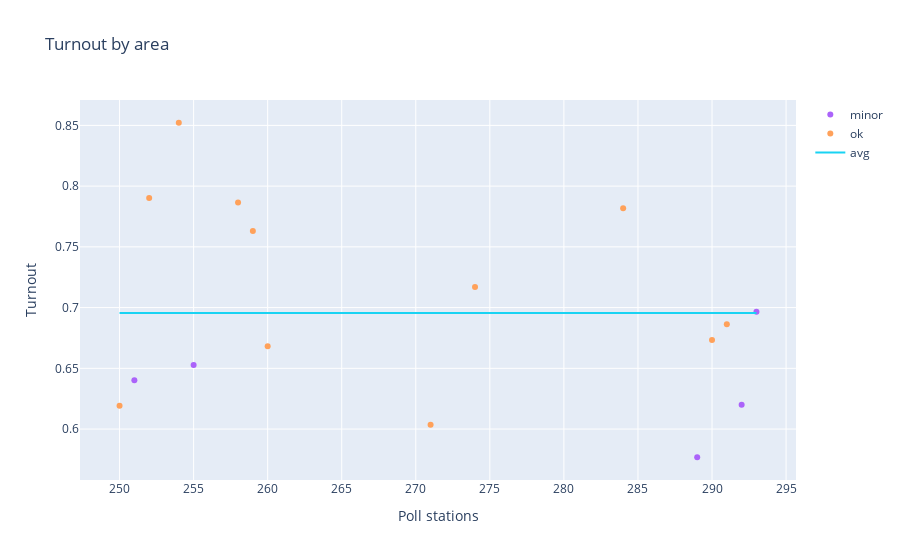

Notebook source saved alongside this figure:
### Code cell
turnout_detailed('capital', 7)

### Figure 1 — Plotly figure (JSON) as saved in the notebook; plotly's stock layout.template omitted (floating-point values rounded to 4 significant figures)
{"data": [{"mode": "markers", "name": "wrong voters", "text": [], "type": "scatter", "x": [], "y": []}, {"mode": "markers", "name": "no-observers", "text": [], "type": "scatter", "x": [], "y": []}, {"mode": "markers", "name": "major", "text": [], "type": "scatter", "x": [], "y": []}, {"mode": "markers", "name": "minor", "text": ["07-001-0010 (164) 2.911", "07-001-0060 (214) 1.832", "07-006-0037 (560) 2.127", "07-008-0070 (737) 1.914", "07-008-0079 (746) 1.773"], "type": "scatter", "x": [251, 255, 289, 292, 293], "y": [0.6402, 0.6527, 0.5768, 0.62, 0.6967]}, {"mode": "markers", "name": "ok", "text": ["07-001-0008 (162) 2.64", "07-001-0012 (166) 2.608", "07-001-0022 (176) 2.799", "07-002-0044 (294) 1.377", "07-002-0051 (301) 2.047", "07-002-0060 (310) 1.691", "07-003-0002 (326) 2.095", "07-003-0085 (409) 2.284", "07-005-0021 (507) 1.375", "07-006-0072 (595) 2.42", "07-008-0057 (724) 1.667"], "type": "scatter", "x": [250, 252, 254, 258, 259, 260, 271, 274, 284, 290, 291], "y": [0.6193, 0.7903, 0.8522, 0.7865, 0.7631, 0.6682, 0.6036, 0.717, 0.7817, 0.6734, 0.6863]}, {"mode": "lines", "name": "avg", "text": ["07-001-0008 (162)", "07-001-0010 (164)", "07-001-0012 (166)", "07-001-0022 (176)", "07-001-0060 (214)", "07-002-0044 (294)", "07-002-0051 (301)", "07-002-0060 (310)", "07-003-0002 (326)", "07-003-0085 (409)", "07-005-0021 (507)", "07-006-0037 (560)", "07-006-0072 (595)", "07-008-0057 (724)", "07-008-0070 (737)", "07-008-0079 (746)"], "type": "scatter", "x": [250, 251, 252, 254, 255, 258, 259, 260, 271, 274, 284, 289, 290, 291, 292, 293], "y": [0.6955, 0.6955, 0.6955, 0.6955, 0.6955, 0.6955, 0.6955, 0.6955, 0.6955, 0.6955, 0.6955, 0.6955, 0.6955, 0.6955, 0.6955, 0.6955]}], "layout": {"title": {"text": "Turnout by area"}, "xaxis": {"title": {"text": "Poll stations"}}, "yaxis": {"title": {"text": "Turnout"}}}}
